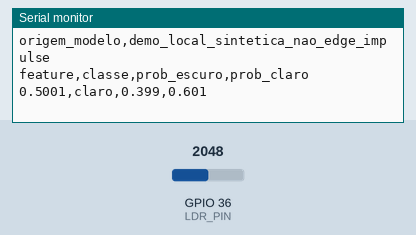
A sketch run on a simulated ESP32. Shown: the last lines printed to the serial monitor. The test bench sets the inputs (shaded band); at power-on: GPIO 36 (LDR_PIN) = 2048 (analog values on the 0–4095 scale).

Above: at 1.2 s.
1.3 s: GPIO 36 (LDR_PIN) set to 1928
At 2.8 s:
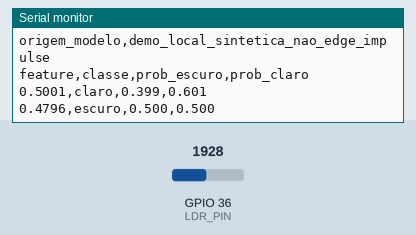
4.3 s: GPIO 36 (LDR_PIN) set to 2047
At 5.6 s:
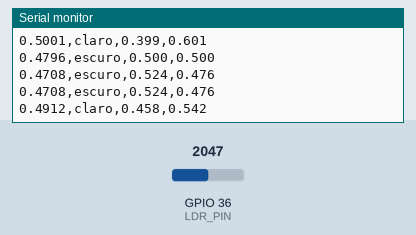
Timing chart, 0 to 7.3 s (numbered marks = the images above; inputs shaded):
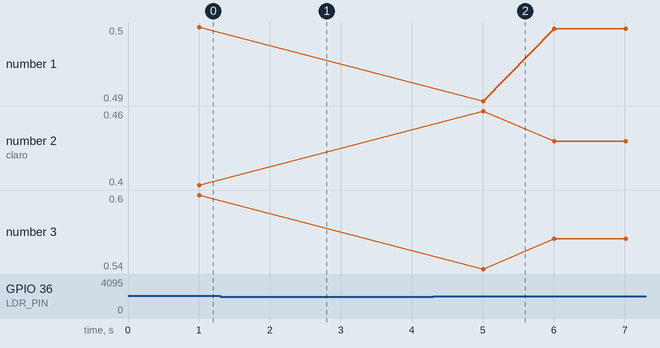

Measured:
- the behaviour switches between 1984 and 1983 on GPIO 36 (LDR_PIN) (found by bisection; images 0 and 1)
- after the input at 1.3 s, the serial monitor: prints a new line after 0.70 s (image 1)
- after the input at 4.3 s, the serial monitor: prints a new line after 0.71 s (image 2)
- plotted number 1: 0.5 → 0.5 after the input at 4.3 s
- plotted number 2: 0.4 → 0.43 after the input at 4.3 s
- plotted number 3: 0.6 → 0.57 after the input at 4.3 s

The sketch:

inferencia_ldr.ino
```cpp
/*
 * Demonstracao de inferencia local com dados sinteticos.
 * Este classificador NAO e uma exportacao do Edge Impulse.
 * Mesmo circuito: LDR GL5528 + 10 kOhm no GPIO36, ESP32 Dev Module/Wokwi.
 * A janela de 1 s é a mesma do pré-processamento da parte 1.
 * Monitor serial: 115200.
 */

#include "modelo_local_demonstracao.h"

static const int LDR_PIN = 36;
static const int JANELA = 10;
static const unsigned long PERIODO_MS = 100;
static const float ESCALA_ADC = 4095.0f;

void setup() {
  Serial.begin(115200);
  analogReadResolution(12);
  analogSetPinAttenuation(LDR_PIN, ADC_11db);
  Serial.print("origem_modelo,");
  Serial.println("demo_local_sintetica_nao_edge_impulse");
  Serial.println("feature,classe,prob_escuro,prob_claro");
}

void loop() {
  long soma = 0;
  float feature;
  float p0 = 0.0f;
  float p1 = 0.0f;
  int classe;

  for (int i = 0; i < JANELA; i++) {
    int bruto = analogRead(LDR_PIN);
    if (bruto < 0) {
      bruto = 0;
    } else if (bruto > 4095) {
      bruto = 4095;
    }
    soma += bruto;
    delay(PERIODO_MS);
  }

  feature = (float)soma / (float)JANELA;
  if (feature < 0.0f) {
    feature = 0.0f;
  } else if (feature > ESCALA_ADC) {
    feature = ESCALA_ADC;
  }
  feature = feature / ESCALA_ADC;

  classe = model_classify(feature, &p0, &p1);
  Serial.print(feature, 4);
  Serial.print(',');
  Serial.print(MODEL_LABELS[classe]);
  Serial.print(',');
  Serial.print(p0, 3);
  Serial.print(',');
  Serial.println(p1, 3);
}
```

modelo_local_demonstracao.h
```cpp
#ifndef MODEL_H
#define MODEL_H

#include <stdint.h>
#include <math.h>

/* Demonstracao local com dados sinteticos. NAO e exportacao Edge Impulse.
 * Quantizacao int8 implementada neste script; nao e quantizacao do EI.
 * Input (1) -> Dense 20 ReLU -> Dense 10 ReLU -> logits (2).
 * Classes: 0 escuro, 1 claro.
 * Treino: 20 ciclos, Adam, learning rate 0.005.
 */

#define MODEL_PROJECT "DEMO_LOCAL_SINTETICA"
#define MODEL_N_CLASSES 2

static const char *const MODEL_LABELS[MODEL_N_CLASSES] = {"escuro", "claro"};

static const int8_t MODEL_W1[20] = {
    81, -84, 39, 81, 41, -50, -30, -50, -5, -3,
    84, -13, 107, 75, -1, -53, -82, 75, 127, 54
};
static const int32_t MODEL_B1[20] = {
    -2261, 0, 7539, -2320, 7244, 0, 0, 0, 0, -1414,
    -2298, 0, -2872, -2211, 0, 0, 0, -2019, -3468, -1661
};
static const int32_t MODEL_M1 = 22279;
static const int MODEL_SHIFT1 = 21;

static const int8_t MODEL_W2[10][20] = {
    {119, -22, -16, 70, 54, 35, 21, 11, 25, -52, 107, 59, 101, 71, 7, 48, -5, 124, 80, 15},
    {3, 60, 62, 123, 38, -32, 28, 62, 39, -22, 92, -9, 115, 32, 61, -3, 52, 127, 34, 92},
    {-53, 16, 60, -79, 79, -49, 27, 23, 21, -13, -87, -67, -78, -84, 8, -9, 5, -33, -6, -44},
    {33, 61, -29, -79, -14, -55, -30, -24, -33, 28, -49, 67, -14, 36, -4, 65, 9, 27, 21, 45},
    {54, 1, -26, 44, -71, 17, -19, -36, 38, -11, -5, -2, -13, 32, 41, 38, -2, -70, -16, 39},
    {-45, 18, 46, -42, 93, 36, 3, 37, 48, 0, 4, -17, -99, -77, 58, -22, -25, 8, -94, -60},
    {-43, -63, -64, -29, 15, -60, 18, 46, -24, -39, -42, -49, -63, -66, 17, 11, -37, 41, -62, -31},
    {33, 16, -34, 24, 19, 20, -29, -15, 49, -41, -28, 59, -5, -65, 2, 2, -42, -62, -64, 13},
    {-80, 23, 99, -101, 56, -53, 4, 46, 41, -35, -57, -32, 14, -88, 52, -55, -41, -97, -58, -95},
    {12, -5, -43, -14, 39, 42, 63, -56, 38, 23, 30, 28, 30, -16, 63, 61, 4, -32, -26, -57}
};
static const int32_t MODEL_B2[10] = {
    -3117, -8428, 10143, -1935, -1875, 10983, 0, 0, 10964, 0
};
static const int32_t MODEL_M2 = 18504;
static const int MODEL_SHIFT2 = 23;

static const int8_t MODEL_W3[2][10] = {
    {-114, -43, 97, -8, 44, 125, -2, 43, 120, -47},
    {127, 88, -115, -52, -37, -39, 12, 61, -45, 18}
};
static const int32_t MODEL_B3[2] = {
    1739, -1739
};
static const int32_t MODEL_M3 = 21792;
static const int MODEL_SHIFT3 = 22;
static const float LOGIT_SCALE = 2.41421245e-02f;

static inline int32_t model_mul_shift(int64_t acc, int32_t mult, int shift) {
  int64_t numero = acc * (int64_t)mult;
  int64_t vies = 1LL << (shift - 1);
  if (numero >= 0) {
    return (int32_t)((numero + vies) >> shift);
  }
  return (int32_t)(-(((-numero) + vies) >> shift));
}

static inline int model_classify(float feature, float *score_escuro, float *score_claro) {
  int32_t x;
  int8_t h1[20];
  int8_t h2[10];
  int8_t logits[2];
  int i;
  int k;
  int classe;

  if (feature < 0.0f) {
    feature = 0.0f;
  } else if (feature > 1.0f) {
    feature = 1.0f;
  }
  x = (int32_t)(feature * 127.0f + 0.5f);
  if (x > 127) {
    x = 127;
  }

  for (i = 0; i < 20; i++) {
    int64_t acc = (int64_t)MODEL_B1[i] + (int64_t)MODEL_W1[i] * (int64_t)x;
    int32_t y = 0;
    if (acc > 0) {
      y = model_mul_shift(acc, MODEL_M1, MODEL_SHIFT1);
      if (y < 0) {
        y = 0;
      } else if (y > 127) {
        y = 127;
      }
    }
    h1[i] = (int8_t)y;
  }

  for (i = 0; i < 10; i++) {
    int64_t acc = (int64_t)MODEL_B2[i];
    int32_t y = 0;
    for (k = 0; k < 20; k++) {
      acc += (int64_t)MODEL_W2[i][k] * (int64_t)h1[k];
    }
    if (acc > 0) {
      y = model_mul_shift(acc, MODEL_M2, MODEL_SHIFT2);
      if (y < 0) {
        y = 0;
      } else if (y > 127) {
        y = 127;
      }
    }
    h2[i] = (int8_t)y;
  }

  for (i = 0; i < 2; i++) {
    int64_t acc = (int64_t)MODEL_B3[i];
    int32_t y;
    for (k = 0; k < 10; k++) {
      acc += (int64_t)MODEL_W3[i][k] * (int64_t)h2[k];
    }
    y = model_mul_shift(acc, MODEL_M3, MODEL_SHIFT3);
    if (y > 127) {
      y = 127;
    } else if (y < -127) {
      y = -127;
    }
    logits[i] = (int8_t)y;
  }

  classe = (logits[1] > logits[0]) ? 1 : 0;
  if (score_escuro != 0 || score_claro != 0) {
    float z0 = (float)logits[0] * LOGIT_SCALE;
    float z1 = (float)logits[1] * LOGIT_SCALE;
    float m = (z0 > z1) ? z0 : z1;
    float e0 = expf(z0 - m);
    float e1 = expf(z1 - m);
    float soma = e0 + e1;
    if (score_escuro != 0) {
      *score_escuro = e0 / soma;
    }
    if (score_claro != 0) {
      *score_claro = e1 / soma;
    }
  }
  return classe;
}

#endif
```
